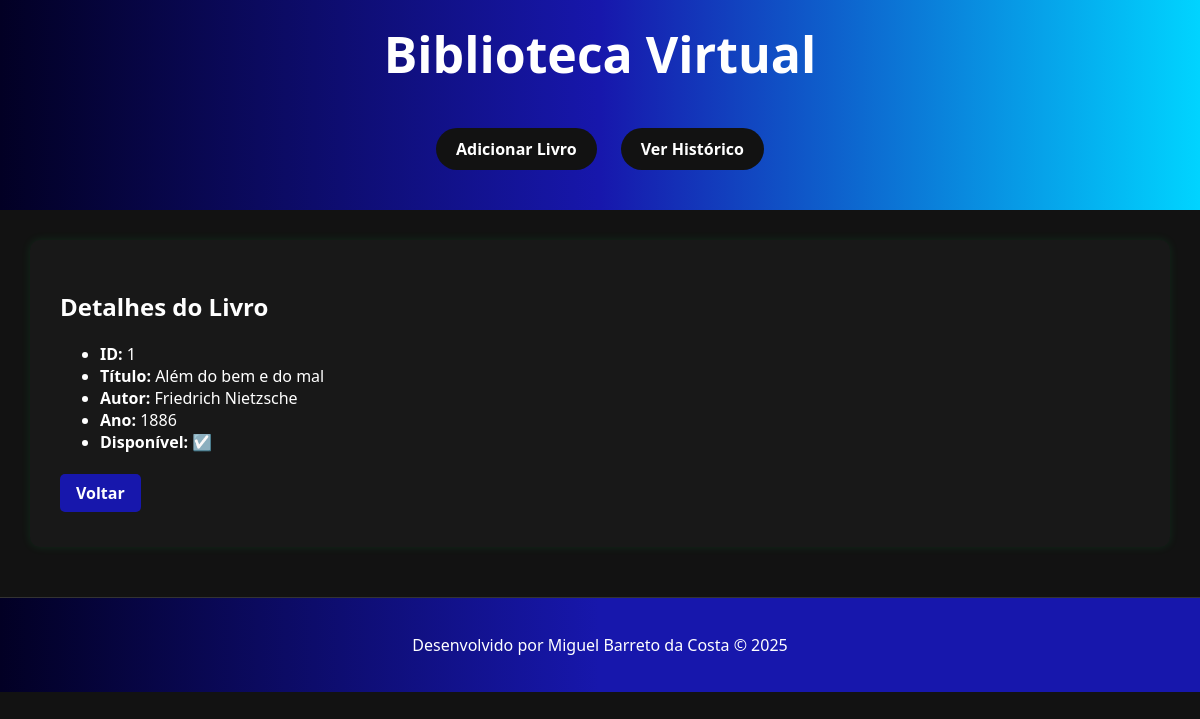
Page /detalhes/1 on the committed database.
### tables this page shows
CREATE TABLE livros (
            id INTEGER PRIMARY KEY AUTOINCREMENT,
            titulo TEXT NOT NULL,
            autor TEXT NOT NULL,
            ano TEXT NOT NULL,
            disponivel INTEGER NOT NULL DEFAULT 1
        );

### app.py (the view)
@app.route('/detalhes/<int:id>')
def detalhes(id):
    livro = buscar_livro_por_id(id)  # sua função para buscar o livro no DB
    if livro is None:
        return "Livro não encontrado", 404
    return render_template('detalhes.html', livro=livro)

### db.py (called while the page is built)
def criar_conexao():
    return sqlite3.connect('biblioteca.db')

def buscar_livro_por_id(id):
    conn = criar_conexao()
    cursor = conn.cursor()
    cursor.execute('SELECT * FROM livros WHERE id = ?', (id,))
    livro = cursor.fetchone()
    conn.close()
    return livro

### templates/detalhes.html
{% extends "base.html" %}
{% block conteudo %}
<h2>Detalhes do Livro</h2>
<ul>
    <li><strong>ID:</strong> {{ livro[0] }}</li>
    <li><strong>Título:</strong> {{ livro[1] }}</li>
    <li><strong>Autor:</strong> {{ livro[2] }}</li>
    <li><strong>Ano:</strong> {{ livro[3] }}</li>
    <li><strong>Disponível:</strong> {{ '☑️' if livro[4] else '❌' }}</li>
</ul>
<a class="button-link" href="{{ url_for('index') }}">Voltar</a>
{% endblock %}

### static/styles.css (style rules this page uses)
body { margin: 0; padding: 0; font-family: 'Segoe UI', sans-serif; background-color: #121212; color: #ffffff; }
a.button-link { display: inline-block; margin: 5px 10px 5px 0; padding: 8px 16px; background-color: #1717ac; color: #ffffff; text-decoration: none; border-radius: 5px; font-weight: bold; }

### rows in the picture
livros: id "1", titulo "Além do bem e do mal", autor "Friedrich Nietzsche", ano "1886", disponivel "☑️"
